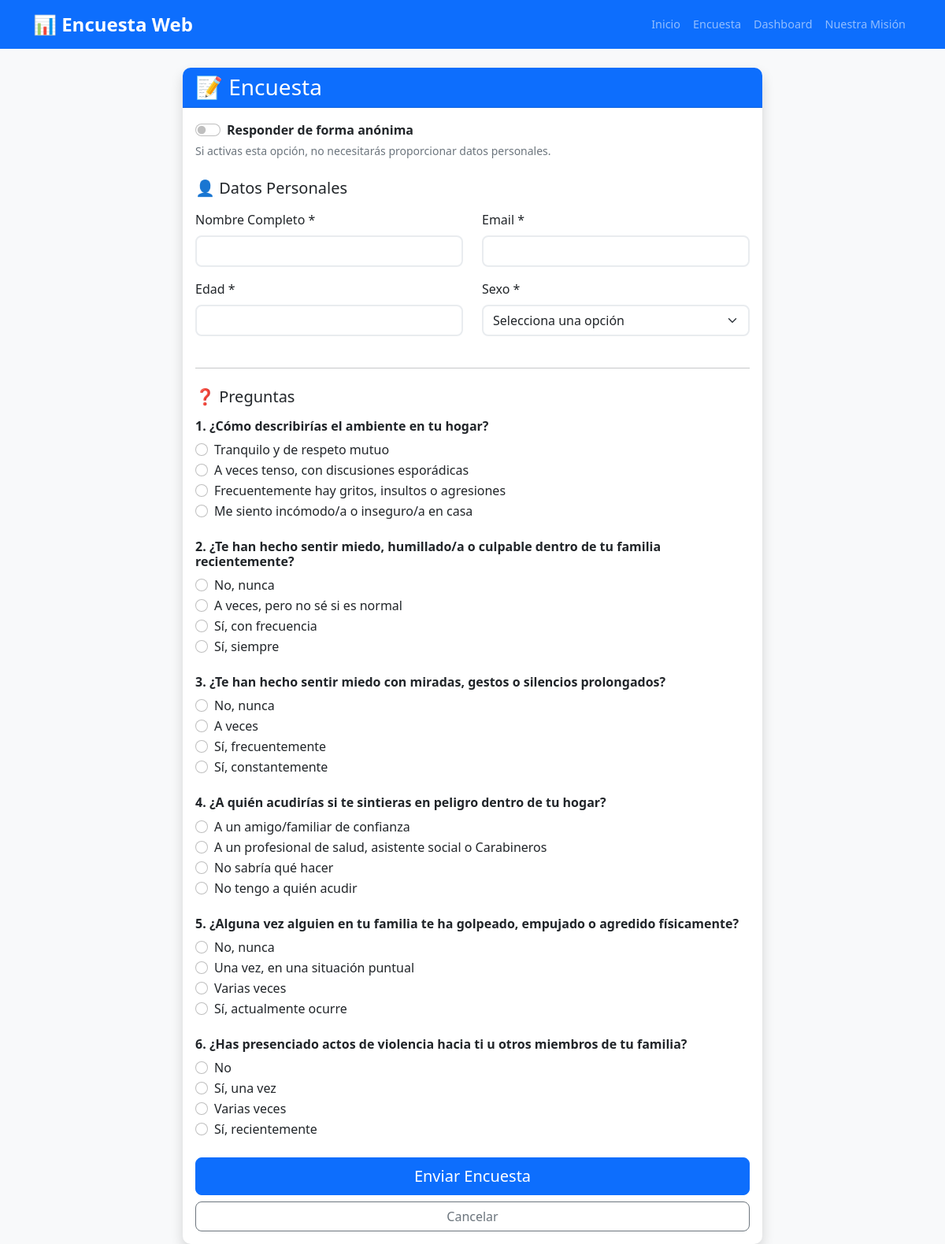
The page /survey on the database its author committed.
### tables this page shows
CREATE TABLE questions (
                id INTEGER PRIMARY KEY AUTOINCREMENT,
                texto TEXT NOT NULL
            );

CREATE TABLE options (
                id INTEGER PRIMARY KEY AUTOINCREMENT,
                pregunta_id INTEGER,
                texto TEXT NOT NULL,
                puntaje INTEGER NOT NULL DEFAULT 0,
                FOREIGN KEY (pregunta_id) REFERENCES questions (id)
            );

### run_local.py (the view)
@app.route('/survey')
def survey():
    conn = get_db_connection()
    cur = conn.cursor()
    cur.execute("SELECT id, texto as pregunta FROM questions ORDER BY id")
    questions_data = cur.fetchall()
    questions = []
    for q in questions_data:
        cur.execute("SELECT id, texto FROM options WHERE pregunta_id = ? ORDER BY id", (q['id'],))
        opciones = cur.fetchall()
        questions.append({
            'id': q['id'],
            'pregunta': q['pregunta'],
            'opciones': [{'id': o['id'], 'texto': o['texto']} for o in opciones]
        })
    cur.close()
    conn.close()
    return render_template('survey.html', questions=questions)

### run_local.py (called while the page is built)
def get_db_connection():
    conn = sqlite3.connect('survey_local.db')
    conn.row_factory = sqlite3.Row
    return conn

### templates/survey.html (shortened to what this page needs)
{% extends "base.html" %}
{% block content %}
<div class="row justify-content-center">
    <div class="col-md-8">
        <div class="card shadow">
            <div class="card-header bg-primary text-white">
                <h3 class="mb-0">📝 Encuesta</h3>
            </div>
            <div class="card-body">
                <form id="surveyForm">
                    <div class="mb-4">
                        <div class="form-check form-switch">
                            <input class="form-check-input" type="checkbox" id="anonymousSwitch">
                            <label class="form-check-label" for="anonymousSwitch">
                                <strong>Responder de forma anónima</strong>
                            </label>
                        </div>
                        <small class="text-muted">
                            Si activas esta opción, no necesitarás proporcionar datos personales.
                        </small>
                    </div>
                    <div id="personalData">
                        <h5 class="mb-3">👤 Datos Personales</h5>
                        <div class="row">
                            <div class="col-md-6 mb-3">
                                <label for="nombre" class="form-label">Nombre Completo *</label>
                                <input type="text" class="form-control" id="nombre" required>
                            </div>
                            <div class="col-md-6 mb-3">
                                <label for="email" class="form-label">Email *</label>
                                <input type="email" class="form-control" id="email" required>
                            </div>
                        </div>
                        <div class="row">
                            <div class="col-md-6 mb-3">
                                <label for="edad" class="form-label">Edad *</label>
                                <input type="number" class="form-control" id="edad" min="1" max="120" required>
                            </div>
                            <div class="col-md-6 mb-3">
                                <label for="sexo" class="form-label">Sexo *</label>
                                <select class="form-select" id="sexo" required>
                                    <option value="">Selecciona una opción</option>
                                </select>
                            </div>
                        </div>
                        <hr class="my-4">
                    </div>
                    <h5 class="mb-3">❓ Preguntas</h5>
                    {% for question in questions %}
                    <div class="mb-4">
                        <h6 class="fw-bold">{{ loop.index }}. {{ question.pregunta }}</h6>
                        <div class="mt-2">
                            {% for option in question.opciones %}
                            <div class="form-check">
                                <input class="form-check-input" type="radio"
                                       name="question_{{ question.id }}"
                                       id="option_{{ option.id }}"
                                       value="{{ option.id }}" required>
                                <label class="form-check-label" for="option_{{ option.id }}">
                                    {{ option.texto }}
                                </label>
                            </div>
                            {% endfor %}
                        </div>
                    </div>
                    {% endfor %}
                    <div class="d-grid gap-2">
                        <button type="submit" class="btn btn-primary btn-lg">
                            Enviar Encuesta
                        </button>
                        <a href="{{ url_for('index') }}" class="btn btn-outline-secondary">
                            Cancelar
                        </a>
                    </div>
                </form>
            </div>
        </div>
    </div>
</div>
{% endblock %}

### templates/base.html (shortened to what this page needs)
<!DOCTYPE html>
<html lang="es">
<head>
    <link href="https://cdn.jsdelivr.net/npm/bootstrap@5.1.3/dist/css/bootstrap.min.css" rel="stylesheet">
    <link href="{{ url_for('static', filename='style.css') }}" rel="stylesheet">
</head>
<body>
    <nav class="navbar navbar-expand-lg navbar-dark bg-primary">
        <div class="container">
            <a class="navbar-brand" href="{{ url_for('index') }}">📊 Encuesta Web</a>
            <div class="navbar-nav ms-auto d-flex flex-row">
                <a class="nav-link px-2" href="{{ url_for('index') }}">Inicio</a>
                <a class="nav-link px-2" href="{{ url_for('survey') }}">Encuesta</a>
                <a class="nav-link px-2" href="{{ url_for('dashboard') }}">Dashboard</a>
                <a class="nav-link px-2" href="{{ url_for('mision') }}">Nuestra Misión</a>
            </div>
        </div>
    </nav>
    <main class="container mt-4">
        {% block content %}{% endblock %}
    </main>
</body>
</html>

### static/style.css (style rules this page uses)
body { background-color: #f8f9fa; font-family: "Segoe UI", Tahoma, Geneva, Verdana, sans-serif; }
.card { border: none; border-radius: 10px; }
.card-header { border-radius: 10px 10px 0 0 !important; }
.btn { border-radius: 8px; font-weight: 500; }
.form-control, .form-select { border-radius: 8px; border: 2px solid #e9ecef; transition: border-color 0.15s ease-in-out, box-shadow 0.15s ease-in-out; }
.navbar-brand { font-weight: bold; font-size: 1.5rem; }
.navbar-nav { flex-direction: row !important; }
.navbar-nav .nav-link { font-size: 0.9rem; font-weight: 500; }

### rows shown on the page
questions: pregunta "¿Cómo describirías el ambiente en tu hogar?"
options: texto "Tranquilo y de respeto mutuo"
options: texto "A veces tenso, con discusiones esporádicas"
options: texto "Frecuentemente hay gritos, insultos o agresiones"
options: texto "Me siento incómodo/a o inseguro/a en casa"
questions: pregunta "¿Te han hecho sentir miedo, humillado/a o culpable dentro de tu familia recientemente?"
options: texto "No, nunca"
options: texto "A veces, pero no sé si es normal"
options: texto "Sí, con frecuencia"
options: texto "Sí, siempre"
questions: pregunta "¿Te han hecho sentir miedo con miradas, gestos o silencios prolongados?"
options: texto "No, nunca"
options: texto "A veces"
options: texto "Sí, frecuentemente"
options: texto "Sí, constantemente"
questions: pregunta "¿A quién acudirías si te sintieras en peligro dentro de tu hogar?"
options: texto "A un amigo/familiar de confianza"
options: texto "A un profesional de salud, asistente social o Carabineros"
options: texto "No sabría qué hacer"
options: texto "No tengo a quién acudir"
questions: pregunta "¿Alguna vez alguien en tu familia te ha golpeado, empujado o agredido físicamente?"
options: texto "No, nunca"
options: texto "Una vez, en una situación puntual"
options: texto "Varias veces"
options: texto "Sí, actualmente ocurre"
questions: pregunta "¿Has presenciado actos de violencia hacia ti u otros miembros de tu familia?"
options: texto "No"
options: texto "Sí, una vez"
options: texto "Varias veces"
options: texto "Sí, recientemente"
